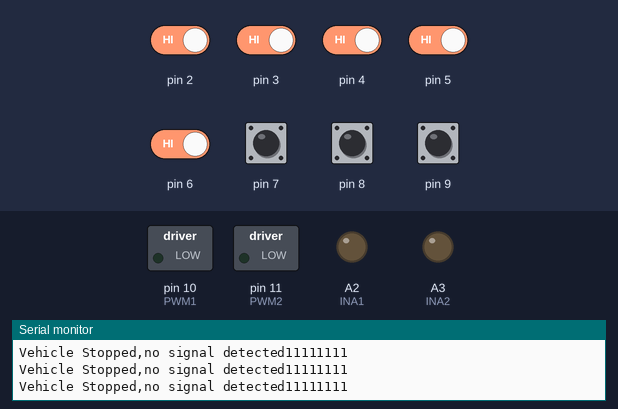
A sketch run on a simulated Arduino Uno, built with avr-gcc and run on an emulated ATmega328P. Shown: switched loads named in the sketch (green lamp = pin HIGH), output pins drawn as LEDs (lit = HIGH), the last lines printed to the serial monitor. The inputs (shaded band) are chosen by the test bench; at power-on: pin 2–9 HIGH. Pins used as bus, display or sensor lines are not drawn.

Above: at 1.2 s.
1.3 s: pin 2 driven LOW and pin 3 driven LOW and pin 4 driven LOW and pin 5 driven LOW and pin 6 driven LOW
At 1.8 s:
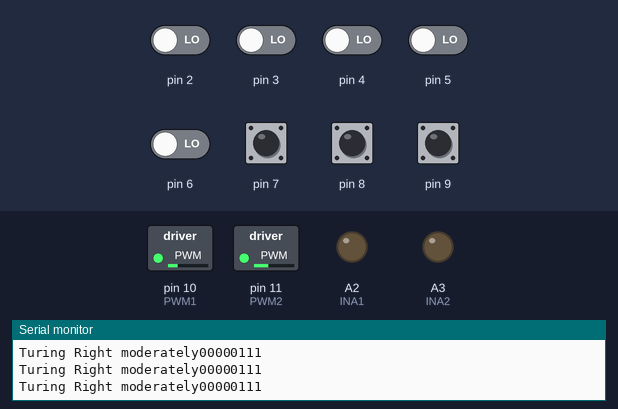
2.8 s: pin 7 pulled LOW for 0.15 s
At 3.6 s:
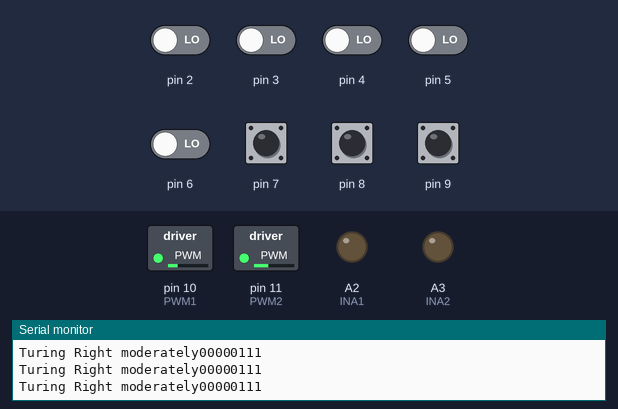
4.5 s: pin 6 driven HIGH
At 5.1 s:
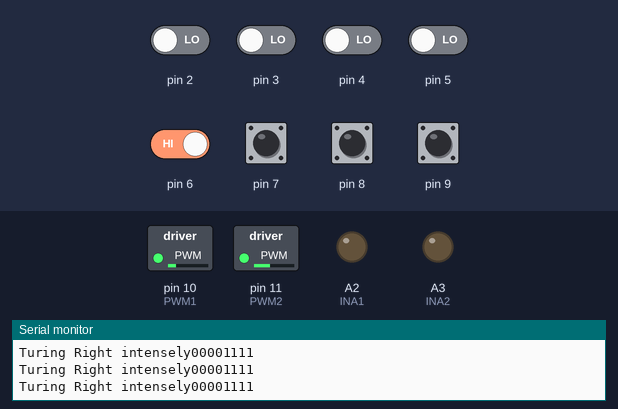
Timing chart, 0 to 7.5 s (numbered marks = the images above; inputs shaded):
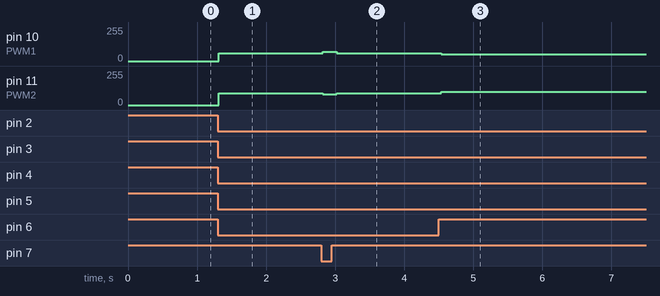

Measured:
- after the input at 1.3 s, pin 10 (PWM1): 0/255 → 60/255 at once; pin 11 (PWM2): 0/255 → 90/255 at once
- after the input at 2.8 s, pin 10 (PWM1): 60/255 → 70/255 at once, → 60/255 0.20 s later; pin 11 (PWM2): 90/255 → 80/255 at once, → 90/255 0.20 s later
- after the input at 4.5 s, pin 10 (PWM1): 60/255 → 50/255 at once; pin 11 (PWM2): 90/255 → 100/255 at once

The sketch:

Motordriver2.ino
```cpp
int PWM1 = 10;
int INA1 = A2;
int INB1 = A4;
int PWM2 = 11;
int INA2 = A3;
int INB2 = A5;
int s1 = 0;//initial values for each pin on sensor
int s2 = 0;
int s3 = 0;
int s4 = 0;
int s5 = 0;
int s6 = 0;
int s7 = 0;
int s8 = 0;
void setup()
{
  Serial.begin(9600);
  pinMode(PWM1, OUTPUT);
  pinMode(INA1, OUTPUT);
  pinMode(INB1, OUTPUT);
  pinMode(PWM2, OUTPUT);
  pinMode(INA2, OUTPUT);
  pinMode(INB2, OUTPUT);
  for (int i = 2; i <= 9; i++) pinMode(i, INPUT_PULLUP); // set pin 2-9 to input with pull up
}
void loop()
{
  s1 = digitalRead(2);
  s2 = digitalRead(3);
  s3 = digitalRead(4);
  s4 = digitalRead(5);
  s5 = digitalRead(6);
  s6 = digitalRead(7);
  s7 = digitalRead(8);
  s8 = digitalRead(9);
  digitalWrite(INA1,LOW); //motor 1 and 2 turning forward
  digitalWrite(INA2,LOW); //motor 1: left motor
  digitalWrite(INB1,HIGH);   //motor 2: right motor
  digitalWrite(INB2,HIGH);
  if(s1==1 && s2==0 && s3==0 && s4==0 && s5==0 && s6==0 && s7==1 && s8==1){
    displaysensorvalue(s1,s2,s3,s4,s5,s6,s7,s8);
    Serial.print("Going Straight");
    analogWrite(PWM1,75);
    analogWrite(PWM2,75);
  }
    if(s1==1 && s2==0 && s3==0 && s4==0 && s5==0 && s6==0 && s7==0 && s8==1){
    displaysensorvalue(s1,s2,s3,s4,s5,s6,s7,s8);
    Serial.print("Going Straight");
    analogWrite(PWM1,75);
    analogWrite(PWM2,75);
  }
    if(s1==1 && s2==1 && s3==0 && s4==0 && s5==0 && s6==0 && s7==0 && s8==1){
    displaysensorvalue(s1,s2,s3,s4,s5,s6,s7,s8);
    Serial.print("Going Straight");
    analogWrite(PWM1,75);
    analogWrite(PWM2,75);
  }
    if(s1==1 && s2==0 && s3==0 && s4==0 && s5==0 && s6==0 && s7==1 && s8==1){
    displaysensorvalue(s1,s2,s3,s4,s5,s6,s7,s8);
    Serial.print("Going Straight");
    analogWrite(PWM1,75);
    analogWrite(PWM2,75);
  }
    if(s1==1 && s2==1 && s3==0 && s4==0 && s5==0 && s6==0 && s7==0 && s8==0){
    displaysensorvalue(s1,s2,s3,s4,s5,s6,s7,s8);
    Serial.print("Turing Left slightly");
    analogWrite(PWM2,70);
    analogWrite(PWM1,80);
  }
    if(s1==1 && s2==1 && s3==1 && s4==0 && s5==0 && s6==0 && s7==0 && s8==0){
    displaysensorvalue(s1,s2,s3,s4,s5,s6,s7,s8);
    Serial.print("Turing Left moderately");
    analogWrite(PWM2,60);
    analogWrite(PWM1,90);
  }
    if(s1==1 && s2==1 && s3==1 && s4==1 && s5==0 && s6==0 && s7==0 && s8==0){
    displaysensorvalue(s1,s2,s3,s4,s5,s6,s7,s8);
    Serial.print("Turing Left intensely");
    analogWrite(PWM2,50);
    analogWrite(PWM1,100);
  }
    if(s1==0 && s2==0 && s3==0 && s4==0 && s5==0 && s6==0 && s7==1 && s8==1){
    displaysensorvalue(s1,s2,s3,s4,s5,s6,s7,s8);
    Serial.print("Turing Right slightly");
    analogWrite(PWM2,80);
    analogWrite(PWM1,70);
  }
    if(s1==0 && s2==0 && s3==0 && s4==0 && s5==0 && s6==1 && s7==1 && s8==1){
    displaysensorvalue(s1,s2,s3,s4,s5,s6,s7,s8);
    Serial.print("Turing Right moderately");
    analogWrite(PWM2,90);
    analogWrite(PWM1,60);
  }
    if(s1==0 && s2==0 && s3==0 && s4==0 && s5==1 && s6==1 && s7==1 && s8==1){
    displaysensorvalue(s1,s2,s3,s4,s5,s6,s7,s8);
    Serial.print("Turing Right intensely");
    analogWrite(PWM2,100);
    analogWrite(PWM1,50);
  }
    if(s1==1 && s2==1 && s3==1 && s4==1 && s5==1 && s6==1 && s7==1 && s8==1){
    displaysensorvalue(s1,s2,s3,s4,s5,s6,s7,s8);
    Serial.print("Vehicle Stopped,no signal detected");
    digitalWrite(INA1,LOW);
    digitalWrite(INB1,LOW);
    digitalWrite(INA2,LOW);
    digitalWrite(INB2,LOW);
  }
  delay(100);
}
void displaysensorvalue(int s1,int s2,int s3,int s4,int s5,int s6,int s7,int s8){
  Serial.print(s1);
  Serial.print(s2);
  Serial.print(s3);
  Serial.print(s4);
  Serial.print(s5);
  Serial.print(s6);
  Serial.print(s7);
  Serial.print(s8);
  Serial.print("\n");
}
```
